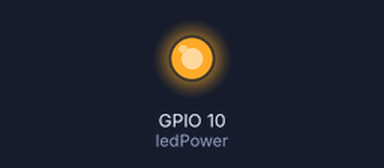
The program below on a simulated ESP8266 (NodeMCU). On the bench: output pins drawn as LEDs (lit = HIGH). What the program prints to the serial monitor is not drawn.

Above: at 0.1 s.
Timing chart, 0 to 1.6 s (numbered marks = the images above):
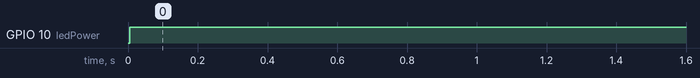

The program:

main.cpp
```cpp
/*
This sketch tests the library, outputting the values ready to Serial.
Only one gain setting is tested at a time.  If the gain is changed to
GAIN_SIXTEEN then some of the read voltagees exceed the gain range and should
read as the max value.  With the resistors below all other gains should
produce correct results (within a reasonable tolerance). Note that reading
A0 (GND) may produce a slightly negative voltage

Sketch and circuit by soligen2010, Feb 12, 2016

Below are the components and connections for the test circuit for the test:

Components:

ADS1115
D1 1N4004 (Cathode to A0, Anode to Pin 3 for arduino - choose different pin for ESP8266)
R1 3k3    (VDD to A0)
R2 240R   (A0 to A1)
R3 1K     (A1 to A2)
R4 1K     (A2 to A3)

Connections:

VDD ---- +5, R1 (VDD to A0)
GND ---- Gound
SCL ---- Arduino Uno A5 or ESP8266 Pin 5
SDA ---- Arduino Uno A4 or ESP8266 Pin 4
ADDR --- GND
ALRT --- Digital Pin 2
A0 ----- R1, D1(Cathode to A0, Anode to Pin 3), R2
A1 ----- R2, R3
A2 ----- R3, R4
A3 ----- R4, GND

*/

#include <Arduino.h>

#include <Wire.h>
#include <Adafruit_ADS1015.h>

Adafruit_ADS1115 ads;  /* Use this for the 16-bit version */
//Adafruit_ADS1015 ads;     /* Use thi for the 12-bit version */

int ledPower = 10;   //Connect 3 led driver pins of dust sensor to Arduino D6

int samplingTime = 280;
int deltaTime = 40;
int sleepTime = 9680;

float voMeasured = 0;
float calcVoltage = 0;
float dustDensity = 0;

float multiplier;

// SHARP SENSOR VARIABLES
int dust_analog;
float dust_voltage;  // measured
int concSHARP;       // calculated
int samples = 100;    // with delay of 100ms in between

void setup(void)
{
  pinMode(ledPower,OUTPUT);
  Serial.begin(115200);
  Serial.println("Hello!");

  Serial.println("Getting single-ended readings from AIN0..3");
  Serial.println("ADC Range: +/- 6.144V (1 bit = 3mV/ADS1015, 0.1875mV/ADS1115)");

  // The ADC input range (or gain) can be changed via the following
  // functions, but be careful never to exceed VDD +0.3V max, or to
  // exceed the upper and lower limits if you adjust the input range!
  // Setting these values incorrectly may destroy your ADC!
  //                                                                ADS1015  ADS1115
  //                                                                -------  -------
  //ads.setGain(GAIN_TWOTHIRDS);  // 2/3x gain +/- 6.144V  1 bit = 3mV      0.1875mV (default)
  //ads.setGain(GAIN_ONE);        // 1x gain   +/- 4.096V  1 bit = 2mV      0.125mV
  // ads.setGain(GAIN_TWO);        // 2x gain   +/- 2.048V  1 bit = 1mV      0.0625mV
  // ads.setGain(GAIN_FOUR);       // 4x gain   +/- 1.024V  1 bit = 0.5mV    0.03125mV
  // ads.setGain(GAIN_EIGHT);      // 8x gain   +/- 0.512V  1 bit = 0.25mV   0.015625mV
  // ads.setGain(GAIN_SIXTEEN);    // 16x gain  +/- 0.256V  1 bit = 0.125mV  0.0078125mV

  ads.begin();
  multiplier = ads.voltsPerBit()*1000.0F;           // Gets the millivolts per bit
}

void loop(void)
{
  // int16_t adc0;

  // //adc0 = ads.readADC_SingleEnded(0);
  // //Serial.print("Single ADC 0: "); Serial.print(adc0); Serial.print("("); Serial.print(adc0 * multiplier); Serial.println("mV)");
  // //Serial.println(1000.0F*ads.readADC_SingleEnded_V(0));

  // digitalWrite(ledPower,LOW); // power on the LED
  // delayMicroseconds(samplingTime);

  // voMeasured = 1000.0F*ads.readADC_SingleEnded_V(0);// read the dust value
  // delayMicroseconds(deltaTime);
  // digitalWrite(ledPower,HIGH); // turn the LED off
  // delayMicroseconds(sleepTime);

  // // // 0 - 5V mapped to 0 - 32767 integer values
  // // // recover voltage
  // calcVoltage = voMeasured; //EL valor de la lectura del pin análogo conectado a 5v

  // // // linear eqaution taken from http://www.howmuchsnow.com/arduino/airquality/
  // // // Chris Nafis (c) 2012
  // dustDensity = 0.17 * calcVoltage - 0.1;

  // //Serial.print("Raw Signal Value (0-65536): ");
  // //Serial.print(adc0);

  // Serial.print("Voltage: ");
  // Serial.print(calcVoltage);
  // Serial.print("mV");

  // Serial.print(" - Dust Density: ");
  // Serial.print(dustDensity);
  // Serial.println(" ug/m3");

  // // Serial.print(" GAS : ");
  // // Serial.println(adc1);

  // delay(1000);

  // READ SHARP SENSOR
  dust_voltage = 0;
  for (int i=0;i<samples;i++) {
    digitalWrite(ledPower,LOW); // power on the LED
    delayMicroseconds(280);
    voMeasured = 1000.0F*ads.readADC_SingleEnded_V(0); // read the dust voltage
    delayMicroseconds(40);
    digitalWrite(ledPower,HIGH); // turn the LED off
    delayMicroseconds(9680);
    dust_voltage += voMeasured ;  // voltage 0-5V
    delay(100);
  }
  dust_voltage = dust_voltage / samples;

  // CALCULATE SHARP RESULTS
  concSHARP = 0.172*dust_voltage-0.1;        // density microgram/m3
  if (concSHARP > 500) concSHARP = 500;

  // PRINT SHARP DATA TO SERIAL
  Serial.print(dust_voltage);
  Serial.print("\t\t");
  Serial.println(concSHARP);
}
```

Measured:
- by itself, GPIO 10 (ledPower): LOW → HIGH at 0.00 s
